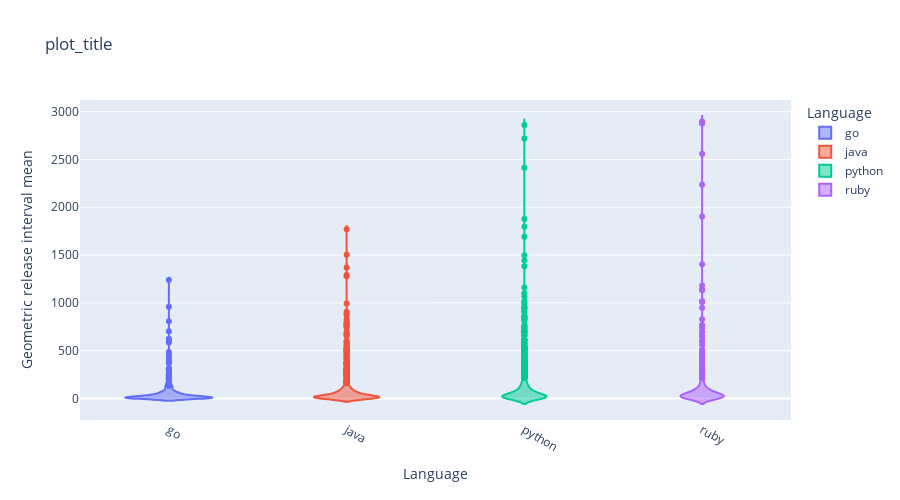
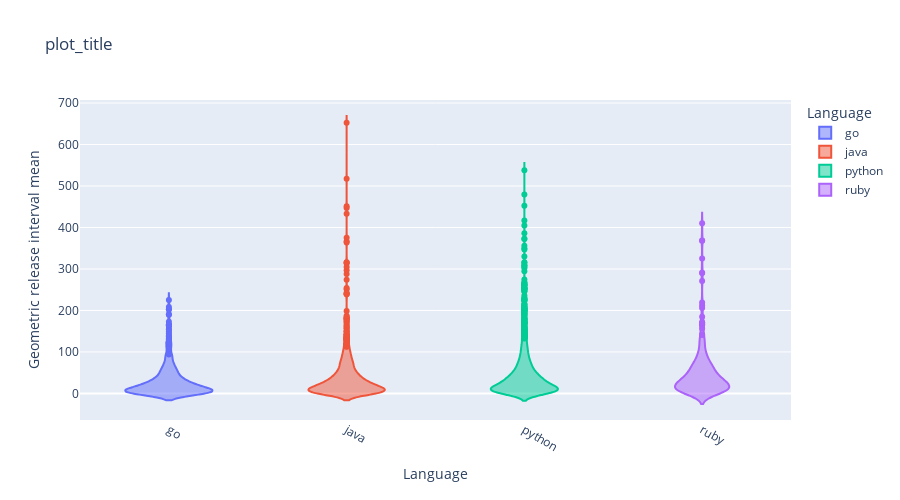
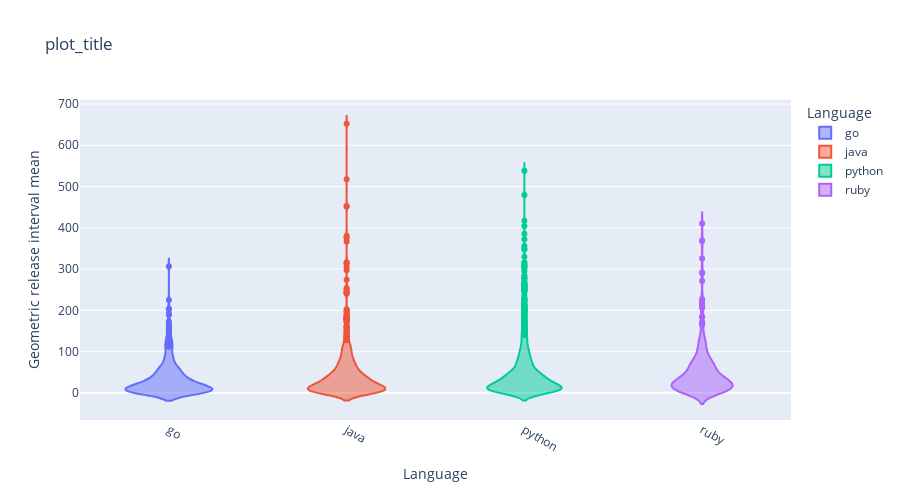

Source (notebook cell) for these figures, in order:
### Code cell
from plotly.express import violin

def plotViolin (release_df, plot_title):
    fig = violin(release_df, x="language", y="release_dates_diffs_gmean", color="language", title="plot_title",
             labels={"language": "Language", "release_dates_diffs_gmean": "Geometric release interval mean"}, height=500, log_y=False)
    fig.update_xaxes(tickangle=30)
    fig.show()

plotViolin(all_releases, "all_releases")
plotViolin(all_releases_min_5, "all_releases_min_5")
plotViolin(real_releases_min_5, "real_releases_min_5")

### Figure 1 — Plotly figure (JSON) as saved in the notebook; plotly's stock layout.template omitted (floating-point values rounded to 4 significant figures; data arrays with more than 128 entries replaced by an {"elided": "..."} marker saying what was removed)
{"data": [{"alignmentgroup": "True", "box": {"visible": false}, "hovertemplate": "Language=%{x}<br>Geometric release interval mean=%{y}<extra></extra>", "legendgroup": "go", "marker": {"color": "#636efa"}, "name": "go", "offsetgroup": "go", "orientation": "v", "scalegroup": "True", "showlegend": true, "type": "violin", "x": {"elided": "559 str values"}, "x0": " ", "xaxis": "x", "y": {"elided": "559 float values"}, "y0": " ", "yaxis": "y"}, {"alignmentgroup": "True", "box": {"visible": false}, "hovertemplate": "Language=%{x}<br>Geometric release interval mean=%{y}<extra></extra>", "legendgroup": "java", "marker": {"color": "#EF553B"}, "name": "java", "offsetgroup": "java", "orientation": "v", "scalegroup": "True", "showlegend": true, "type": "violin", "x": {"elided": "1190 str values"}, "x0": " ", "xaxis": "x", "y": {"elided": "1190 float values"}, "y0": " ", "yaxis": "y"}, {"alignmentgroup": "True", "box": {"visible": false}, "hovertemplate": "Language=%{x}<br>Geometric release interval mean=%{y}<extra></extra>", "legendgroup": "python", "marker": {"color": "#00cc96"}, "name": "python", "offsetgroup": "python", "orientation": "v", "scalegroup": "True", "showlegend": true, "type": "violin", "x": {"elided": "2085 str values"}, "x0": " ", "xaxis": "x", "y": {"elided": "2085 float values"}, "y0": " ", "yaxis": "y"}, {"alignmentgroup": "True", "box": {"visible": false}, "hovertemplate": "Language=%{x}<br>Geometric release interval mean=%{y}<extra></extra>", "legendgroup": "ruby", "marker": {"color": "#ab63fa"}, "name": "ruby", "offsetgroup": "ruby", "orientation": "v", "scalegroup": "True", "showlegend": true, "type": "violin", "x": {"elided": "397 str values"}, "x0": " ", "xaxis": "x", "y": {"elided": "397 float values"}, "y0": " ", "yaxis": "y"}], "layout": {"height": 500, "legend": {"title": {"text": "Language"}, "tracegroupgap": 0}, "title": {"text": "plot_title"}, "violinmode": "overlay", "xaxis": {"anchor": "y", "categoryarray": ["go", "java", "python", "ruby"], "categoryorder": "array", "domain": [0, 1], "tickangle": 30, "title": {"text": "Language"}}, "yaxis": {"anchor": "x", "domain": [0, 1], "title": {"text": "Geometric release interval mean"}}}}

### Figure 2 — Plotly figure (JSON) as saved in the notebook; plotly's stock layout.template omitted (floating-point values rounded to 4 significant figures; data arrays with more than 128 entries replaced by an {"elided": "..."} marker saying what was removed)
{"data": [{"alignmentgroup": "True", "box": {"visible": false}, "hovertemplate": "Language=%{x}<br>Geometric release interval mean=%{y}<extra></extra>", "legendgroup": "go", "marker": {"color": "#636efa"}, "name": "go", "offsetgroup": "go", "orientation": "v", "scalegroup": "True", "showlegend": true, "type": "violin", "x": {"elided": "467 str values"}, "x0": " ", "xaxis": "x", "y": {"elided": "467 float values"}, "y0": " ", "yaxis": "y"}, {"alignmentgroup": "True", "box": {"visible": false}, "hovertemplate": "Language=%{x}<br>Geometric release interval mean=%{y}<extra></extra>", "legendgroup": "java", "marker": {"color": "#EF553B"}, "name": "java", "offsetgroup": "java", "orientation": "v", "scalegroup": "True", "showlegend": true, "type": "violin", "x": {"elided": "999 str values"}, "x0": " ", "xaxis": "x", "y": {"elided": "999 float values"}, "y0": " ", "yaxis": "y"}, {"alignmentgroup": "True", "box": {"visible": false}, "hovertemplate": "Language=%{x}<br>Geometric release interval mean=%{y}<extra></extra>", "legendgroup": "python", "marker": {"color": "#00cc96"}, "name": "python", "offsetgroup": "python", "orientation": "v", "scalegroup": "True", "showlegend": true, "type": "violin", "x": {"elided": "1621 str values"}, "x0": " ", "xaxis": "x", "y": {"elided": "1621 float values"}, "y0": " ", "yaxis": "y"}, {"alignmentgroup": "True", "box": {"visible": false}, "hovertemplate": "Language=%{x}<br>Geometric release interval mean=%{y}<extra></extra>", "legendgroup": "ruby", "marker": {"color": "#ab63fa"}, "name": "ruby", "offsetgroup": "ruby", "orientation": "v", "scalegroup": "True", "showlegend": true, "type": "violin", "x": {"elided": "291 str values"}, "x0": " ", "xaxis": "x", "y": {"elided": "291 float values"}, "y0": " ", "yaxis": "y"}], "layout": {"height": 500, "legend": {"title": {"text": "Language"}, "tracegroupgap": 0}, "title": {"text": "plot_title"}, "violinmode": "overlay", "xaxis": {"anchor": "y", "categoryarray": ["go", "java", "python", "ruby"], "categoryorder": "array", "domain": [0, 1], "tickangle": 30, "title": {"text": "Language"}}, "yaxis": {"anchor": "x", "domain": [0, 1], "title": {"text": "Geometric release interval mean"}}}}

### Figure 3 — Plotly figure (JSON) as saved in the notebook; plotly's stock layout.template omitted (floating-point values rounded to 4 significant figures; data arrays with more than 128 entries replaced by an {"elided": "..."} marker saying what was removed)
{"data": [{"alignmentgroup": "True", "box": {"visible": false}, "hovertemplate": "Language=%{x}<br>Geometric release interval mean=%{y}<extra></extra>", "legendgroup": "go", "marker": {"color": "#636efa"}, "name": "go", "offsetgroup": "go", "orientation": "v", "scalegroup": "True", "showlegend": true, "type": "violin", "x": {"elided": "447 str values"}, "x0": " ", "xaxis": "x", "y": {"elided": "447 float values"}, "y0": " ", "yaxis": "y"}, {"alignmentgroup": "True", "box": {"visible": false}, "hovertemplate": "Language=%{x}<br>Geometric release interval mean=%{y}<extra></extra>", "legendgroup": "java", "marker": {"color": "#EF553B"}, "name": "java", "offsetgroup": "java", "orientation": "v", "scalegroup": "True", "showlegend": true, "type": "violin", "x": {"elided": "950 str values"}, "x0": " ", "xaxis": "x", "y": {"elided": "950 float values"}, "y0": " ", "yaxis": "y"}, {"alignmentgroup": "True", "box": {"visible": false}, "hovertemplate": "Language=%{x}<br>Geometric release interval mean=%{y}<extra></extra>", "legendgroup": "python", "marker": {"color": "#00cc96"}, "name": "python", "offsetgroup": "python", "orientation": "v", "scalegroup": "True", "showlegend": true, "type": "violin", "x": {"elided": "1544 str values"}, "x0": " ", "xaxis": "x", "y": {"elided": "1544 float values"}, "y0": " ", "yaxis": "y"}, {"alignmentgroup": "True", "box": {"visible": false}, "hovertemplate": "Language=%{x}<br>Geometric release interval mean=%{y}<extra></extra>", "legendgroup": "ruby", "marker": {"color": "#ab63fa"}, "name": "ruby", "offsetgroup": "ruby", "orientation": "v", "scalegroup": "True", "showlegend": true, "type": "violin", "x": {"elided": "287 str values"}, "x0": " ", "xaxis": "x", "y": {"elided": "287 float values"}, "y0": " ", "yaxis": "y"}], "layout": {"height": 500, "legend": {"title": {"text": "Language"}, "tracegroupgap": 0}, "title": {"text": "plot_title"}, "violinmode": "overlay", "xaxis": {"anchor": "y", "categoryarray": ["go", "java", "python", "ruby"], "categoryorder": "array", "domain": [0, 1], "tickangle": 30, "title": {"text": "Language"}}, "yaxis": {"anchor": "x", "domain": [0, 1], "title": {"text": "Geometric release interval mean"}}}}
